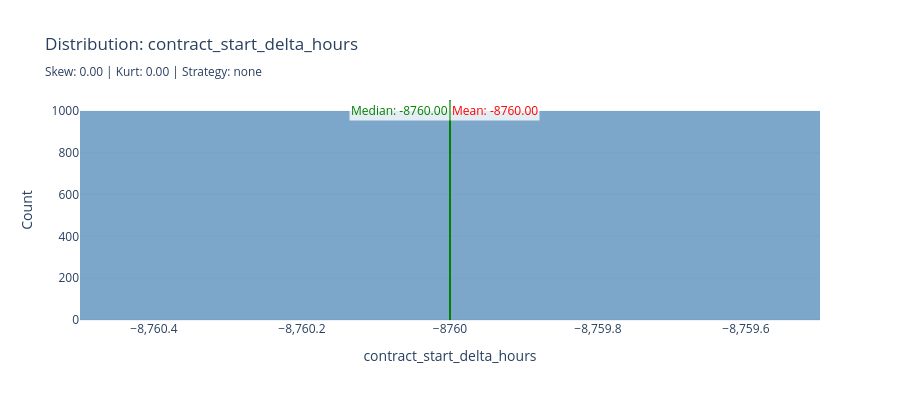
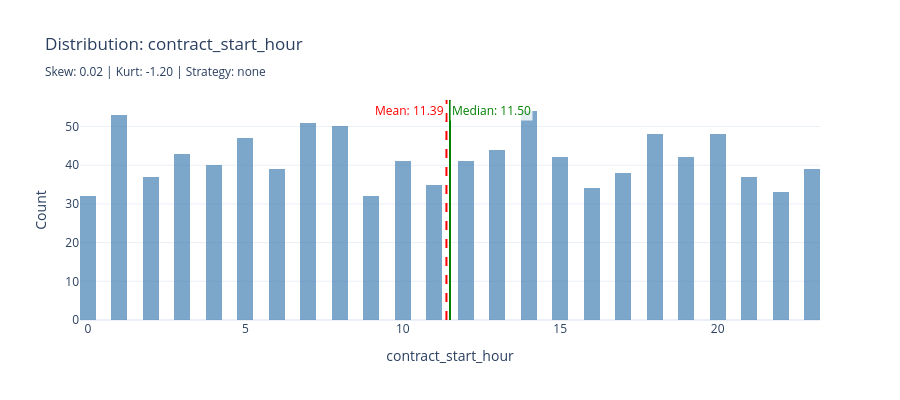
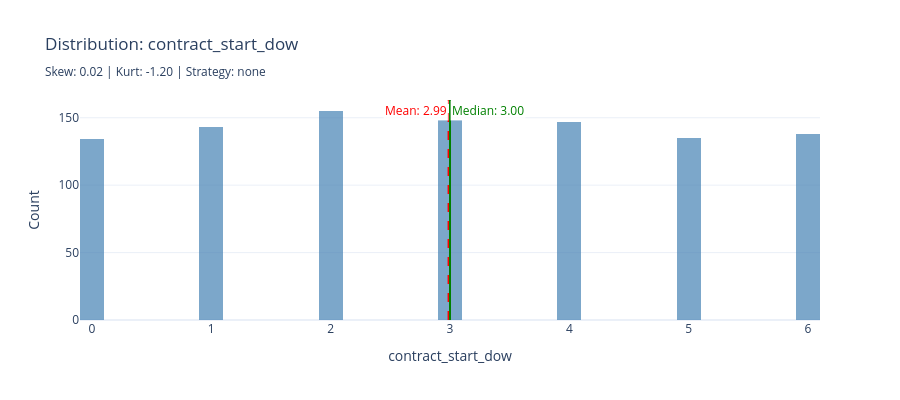
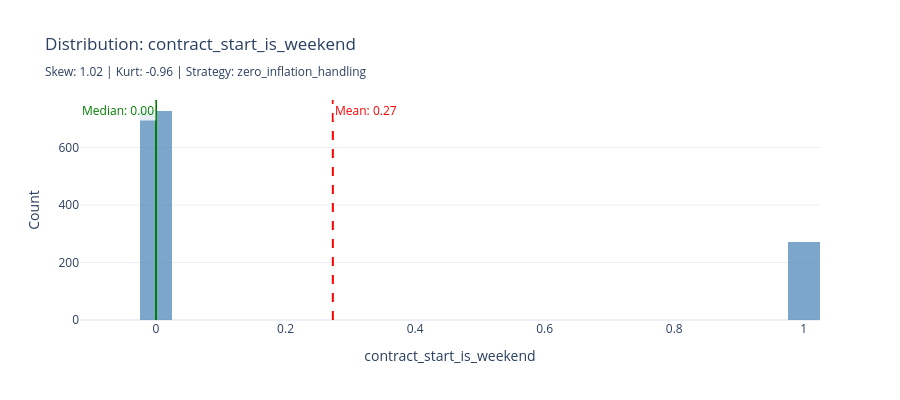

The code cell stored with these charts, in order, in its notebook:
### Markdown cell above
## 4.4 Numeric Columns Analysis

**📖 How to Interpret These Charts:**
- **Red dashed line** = Mean (sensitive to outliers)
- **Green solid line** = Median (robust to outliers)
- **Large gap between mean and median** = Skewed distribution
- **Long right tail** = Positive skew (common in count/amount data)

**📖 Understanding Distribution Metrics**

| Metric | Interpretation | Action |
|--------|---------------|--------|
| **Skewness** | Measures asymmetry | \|skew\| > 1: Consider log transform |
| **Kurtosis** | Measures tail heaviness | kurt > 10: Cap outliers before transform |
| **Zero %** | Percentage of zeros | > 40%: Use zero-inflation handling |

**📖 Transformation Decision Tree:**
1. If zeros > 40% → Create binary indicator + log(non-zeros)
2. If \|skewness\| > 1 AND kurtosis > 10 → Cap then log
3. If \|skewness\| > 1 → Log transform
4. If kurtosis > 10 → Cap outliers only
5. Otherwise → Standard scaling is sufficient

### Code cell
analyzer = DistributionAnalyzer()

numeric_cols = [
    name for name, col in findings.columns.items()
    if col.inferred_type in [ColumnType.NUMERIC_CONTINUOUS, ColumnType.NUMERIC_DISCRETE]
    and name not in TEMPORAL_METADATA_COLS
]

analyses = analyzer.analyze_dataframe(df, numeric_cols)
recommendations = {col: analyzer.recommend_transformation(analysis)
                   for col, analysis in analyses.items()}

for col_name in numeric_cols:
    col_info = findings.columns[col_name]
    analysis = analyses.get(col_name)
    rec = recommendations.get(col_name)

    print(f"\n{'='*70}")
    print(f"Column: {col_name}")
    print(f"Type: {col_info.inferred_type.value} (Confidence: {col_info.confidence:.0%})")
    print("-" * 70)

    if analysis:
        print("\U0001f4ca Distribution Statistics:")
        print(f"   Mean: {analysis.mean:.3f}  |  Median: {analysis.median:.3f}  |  Std: {analysis.std:.3f}")
        print(f"   Range: [{analysis.min_value:.3f}, {analysis.max_value:.3f}]")
        if analysis.percentiles:
            print(f"   Percentiles: 1%={analysis.percentiles.get('p1', 0):.3f}, 25%={analysis.q1:.3f}, 75%={analysis.q3:.3f}, 99%={analysis.percentiles.get('p99', 0):.3f}")
        print("\n\U0001f4c8 Shape Analysis:")
        skew_label = '(Right-skewed)' if analysis.skewness > 0.5 else '(Left-skewed)' if analysis.skewness < -0.5 else '(Symmetric)'
        print(f"   Skewness: {analysis.skewness:.2f} {skew_label}")
        kurt_label = '(Heavy tails/outliers)' if analysis.kurtosis > 3 else '(Light tails)'
        print(f"   Kurtosis: {analysis.kurtosis:.2f} {kurt_label}")
        print(f"   Zeros: {analysis.zero_count:,} ({analysis.zero_percentage:.1f}%)")
        print(f"   Outliers (IQR): {analysis.outlier_count_iqr:,} ({analysis.outlier_percentage:.1f}%)")

        if rec:
            print(f"\n\U0001f527 Recommended Transformation: {rec.recommended_transform.value}")
            print(f"   Reason: {rec.reason}")
            print(f"   Priority: {rec.priority}")
            if rec.warnings:
                for warn in rec.warnings:
                    print(f"   \u26a0\ufe0f {warn}")

    data_np = df[col_name].dropna().to_numpy()
    fig = go.Figure()

    fig.add_trace(go.Histogram(x=data_np, nbinsx=50, name='Distribution',
                                marker_color='steelblue', opacity=0.7))

    mean_val = analysis.mean
    median_val = analysis.median

    mean_position = "top right" if mean_val >= median_val else "top left"
    median_position = "top left" if mean_val >= median_val else "top right"

    fig.add_vline(
        x=mean_val, line_dash="dash", line_color="red",
        annotation_text=f"Mean: {mean_val:.2f}", annotation_position=mean_position,
        annotation_font_color="red", annotation_bgcolor="rgba(255,255,255,0.8)"
    )
    fig.add_vline(
        x=median_val, line_dash="solid", line_color="green",
        annotation_text=f"Median: {median_val:.2f}", annotation_position=median_position,
        annotation_font_color="green", annotation_bgcolor="rgba(255,255,255,0.8)"
    )

    if analysis and analysis.outlier_percentage > 5 and analysis.percentiles.get('p99') is not None:
        fig.add_vline(x=analysis.percentiles['p99'], line_dash="dot", line_color="orange",
                      annotation_text=f"99th: {analysis.percentiles['p99']:.2f}",
                      annotation_position="top right",
                      annotation_font_color="orange",
                      annotation_bgcolor="rgba(255,255,255,0.8)")

    transform_label = rec.recommended_transform.value if rec else "none"
    fig.update_layout(
        title=f"Distribution: {col_name}<br><sub>Skew: {analysis.skewness:.2f} | Kurt: {analysis.kurtosis:.2f} | Strategy: {transform_label}</sub>",
        xaxis_title=col_name, yaxis_title="Count",
        template='plotly_white', height=400
    )
    display_figure(fig)

### Figure 1 — Plotly figure (JSON) as saved in the notebook; plotly's stock layout.template omitted (floating-point values rounded to 4 significant figures; data arrays with more than 128 entries replaced by an {"elided": "..."} marker saying what was removed)
{"data": [{"marker": {"color": "steelblue"}, "name": "Distribution", "nbinsx": 50, "opacity": 0.7, "type": "histogram", "x": {"elided": "1000 float values"}}], "layout": {"annotations": [{"bgcolor": "rgba(255,255,255,0.8)", "font": {"color": "red"}, "showarrow": false, "text": "Mean: -8760.00", "x": -8760.0, "xanchor": "left", "xref": "x", "y": 1, "yanchor": "top", "yref": "y domain"}, {"bgcolor": "rgba(255,255,255,0.8)", "font": {"color": "green"}, "showarrow": false, "text": "Median: -8760.00", "x": -8760.0, "xanchor": "right", "xref": "x", "y": 1, "yanchor": "top", "yref": "y domain"}], "height": 400, "shapes": [{"line": {"color": "red", "dash": "dash"}, "type": "line", "x0": -8760.0, "x1": -8760.0, "xref": "x", "y0": 0, "y1": 1, "yref": "y domain"}, {"line": {"color": "green", "dash": "solid"}, "type": "line", "x0": -8760.0, "x1": -8760.0, "xref": "x", "y0": 0, "y1": 1, "yref": "y domain"}], "title": {"text": "Distribution: contract_start_delta_hours<br><sub>Skew: 0.00 | Kurt: 0.00 | Strategy: none</sub>"}, "xaxis": {"title": {"text": "contract_start_delta_hours"}}, "yaxis": {"title": {"text": "Count"}}}}

### Figure 2 — Plotly figure (JSON) as saved in the notebook; plotly's stock layout.template omitted (floating-point values rounded to 4 significant figures; data arrays with more than 128 entries replaced by an {"elided": "..."} marker saying what was removed)
{"data": [{"marker": {"color": "steelblue"}, "name": "Distribution", "nbinsx": 50, "opacity": 0.7, "type": "histogram", "x": {"elided": "1000 float values"}}], "layout": {"annotations": [{"bgcolor": "rgba(255,255,255,0.8)", "font": {"color": "red"}, "showarrow": false, "text": "Mean: 11.39", "x": 11.39, "xanchor": "right", "xref": "x", "y": 1, "yanchor": "top", "yref": "y domain"}, {"bgcolor": "rgba(255,255,255,0.8)", "font": {"color": "green"}, "showarrow": false, "text": "Median: 11.50", "x": 11.5, "xanchor": "left", "xref": "x", "y": 1, "yanchor": "top", "yref": "y domain"}], "height": 400, "shapes": [{"line": {"color": "red", "dash": "dash"}, "type": "line", "x0": 11.39, "x1": 11.39, "xref": "x", "y0": 0, "y1": 1, "yref": "y domain"}, {"line": {"color": "green", "dash": "solid"}, "type": "line", "x0": 11.5, "x1": 11.5, "xref": "x", "y0": 0, "y1": 1, "yref": "y domain"}], "title": {"text": "Distribution: contract_start_hour<br><sub>Skew: 0.02 | Kurt: -1.20 | Strategy: none</sub>"}, "xaxis": {"title": {"text": "contract_start_hour"}}, "yaxis": {"title": {"text": "Count"}}}}

### Figure 3 — Plotly figure (JSON) as saved in the notebook; plotly's stock layout.template omitted (floating-point values rounded to 4 significant figures; data arrays with more than 128 entries replaced by an {"elided": "..."} marker saying what was removed)
{"data": [{"marker": {"color": "steelblue"}, "name": "Distribution", "nbinsx": 50, "opacity": 0.7, "type": "histogram", "x": {"elided": "1000 float values"}}], "layout": {"annotations": [{"bgcolor": "rgba(255,255,255,0.8)", "font": {"color": "red"}, "showarrow": false, "text": "Mean: 2.99", "x": 2.988, "xanchor": "right", "xref": "x", "y": 1, "yanchor": "top", "yref": "y domain"}, {"bgcolor": "rgba(255,255,255,0.8)", "font": {"color": "green"}, "showarrow": false, "text": "Median: 3.00", "x": 3.0, "xanchor": "left", "xref": "x", "y": 1, "yanchor": "top", "yref": "y domain"}], "height": 400, "shapes": [{"line": {"color": "red", "dash": "dash"}, "type": "line", "x0": 2.988, "x1": 2.988, "xref": "x", "y0": 0, "y1": 1, "yref": "y domain"}, {"line": {"color": "green", "dash": "solid"}, "type": "line", "x0": 3.0, "x1": 3.0, "xref": "x", "y0": 0, "y1": 1, "yref": "y domain"}], "title": {"text": "Distribution: contract_start_dow<br><sub>Skew: 0.02 | Kurt: -1.20 | Strategy: none</sub>"}, "xaxis": {"title": {"text": "contract_start_dow"}}, "yaxis": {"title": {"text": "Count"}}}}

### Figure 4 — Plotly figure (JSON) as saved in the notebook; plotly's stock layout.template omitted (floating-point values rounded to 4 significant figures; data arrays with more than 128 entries replaced by an {"elided": "..."} marker saying what was removed)
{"data": [{"marker": {"color": "steelblue"}, "name": "Distribution", "nbinsx": 50, "opacity": 0.7, "type": "histogram", "x": {"elided": "1000 float values"}}], "layout": {"annotations": [{"bgcolor": "rgba(255,255,255,0.8)", "font": {"color": "red"}, "showarrow": false, "text": "Mean: 0.27", "x": 0.273, "xanchor": "left", "xref": "x", "y": 1, "yanchor": "top", "yref": "y domain"}, {"bgcolor": "rgba(255,255,255,0.8)", "font": {"color": "green"}, "showarrow": false, "text": "Median: 0.00", "x": 0.0, "xanchor": "right", "xref": "x", "y": 1, "yanchor": "top", "yref": "y domain"}], "height": 400, "shapes": [{"line": {"color": "red", "dash": "dash"}, "type": "line", "x0": 0.273, "x1": 0.273, "xref": "x", "y0": 0, "y1": 1, "yref": "y domain"}, {"line": {"color": "green", "dash": "solid"}, "type": "line", "x0": 0.0, "x1": 0.0, "xref": "x", "y0": 0, "y1": 1, "yref": "y domain"}], "title": {"text": "Distribution: contract_start_is_weekend<br><sub>Skew: 1.02 | Kurt: -0.96 | Strategy: zero_inflation_handling</sub>"}, "xaxis": {"title": {"text": "contract_start_is_weekend"}}, "yaxis": {"title": {"text": "Count"}}}}
